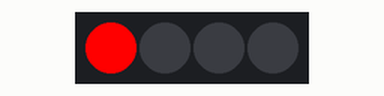
Simulated run of this sketch. Board: Arduino Uno, built with avr-gcc and run on an emulated ATmega328P. Parts: 4 RGB LEDs in strip order, left to right.

Above: at 0.15 s.
At 0.83 s:
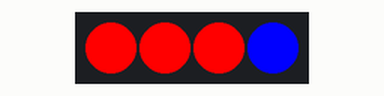
At 1.19 s:
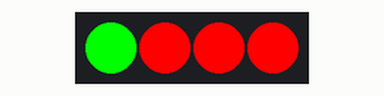
At 1.54 s:
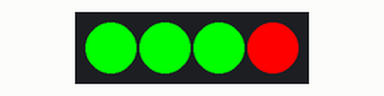
At 1.9 s:
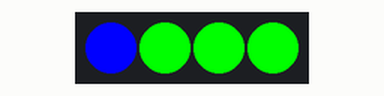
At 2.6 s:
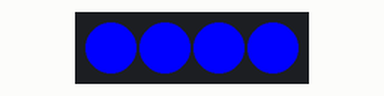
Timing chart, 0 to 3.0 s (numbered marks = the images above):
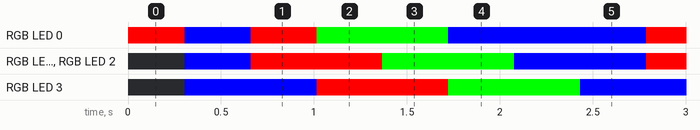

Measured:
- by itself, RGB LED 1–3: repeats every 2.1 s: RGB(255, 0, 0) 0.71 s, RGB(0, 255, 0) 0.71 s, RGB(0, 0, 255) 0.71 s
- by itself, RGB LED 0: off → RGB(255, 0, 0) at 0.00 s, → RGB(0, 0, 255) 0.30 s later, → RGB(255, 0, 0) 0.35 s later, → RGB(0, 255, 0) 0.35 s later, … (58 changes in this stretch)
- by itself, everything shown: repeats every 2.1 s, in 6 steps

The sketch:

interfacing_neopixel_strip_with_arduino1.ino
```cpp
// This code is for the Arduino project shown in the video, simulating a
// NeoPixel strip controlled by an Arduino UNO in Tinkercad.

// Step 1: Include the Adafruit NeoPixel library
// This library provides functions to easily control addressable RGB LEDs.
#include <Adafruit_NeoPixel.h>

// Step 2: Define constants for the NeoPixel strip
#define PIN        6  // The Arduino digital pin connected to the NeoPixel's Data In (DIN)
#define N_LEDS     4  // The number of LEDs on the strip

// Step 3: Create an instance of the Adafruit_NeoPixel class
// Parameters:
// 1. Number of LEDs in the strip (N_LEDS)
// 2. Arduino pin number (PIN)
// 3. Pixel type flags. NEO_GRB means the color order is Green, Red, Blue.
//    NEO_KHZ800 means the data is sent at 800 KHz (most common for NeoPixels).
Adafruit_NeoPixel strip = Adafruit_NeoPixel(N_LEDS, PIN, NEO_GRB + NEO_KHZ800);

// Step 4: setup() function - runs once when the Arduino starts
void setup() {
  // Initialize the NeoPixel library. This must be called before any other
  // strip functions are called.
  strip.begin();

  // Update the strip to ensure all pixels are 'off' initially.
  strip.show();
}

// Step 5: loop() function - runs repeatedly after setup()
void loop() {
  // Call the 'chase' function for different colors in a sequence.

  // Chase with Red color
  chase(strip.Color(255, 0, 0)); // strip.Color() creates a color from R, G, B values.

  // Chase with Green color
  chase(strip.Color(0, 255, 0));

  // Chase with Blue color
  chase(strip.Color(0, 0, 255));
}

// Step 6: Custom 'chase' function
// This function creates a "color wipe" effect. It fills the strip with
// a specific color, one pixel at a time.
void chase(uint32_t color) {
  // Loop through each pixel on the strip
  for (uint16_t i = 0; i < strip.numPixels(); i++) {
    // Set the color of the current pixel.
    strip.setPixelColor(i, color);

    // Send the updated pixel color to the strip.
    strip.show();

    // Pause for a short duration to make the effect visible.
    delay(25);
  }
}
```
